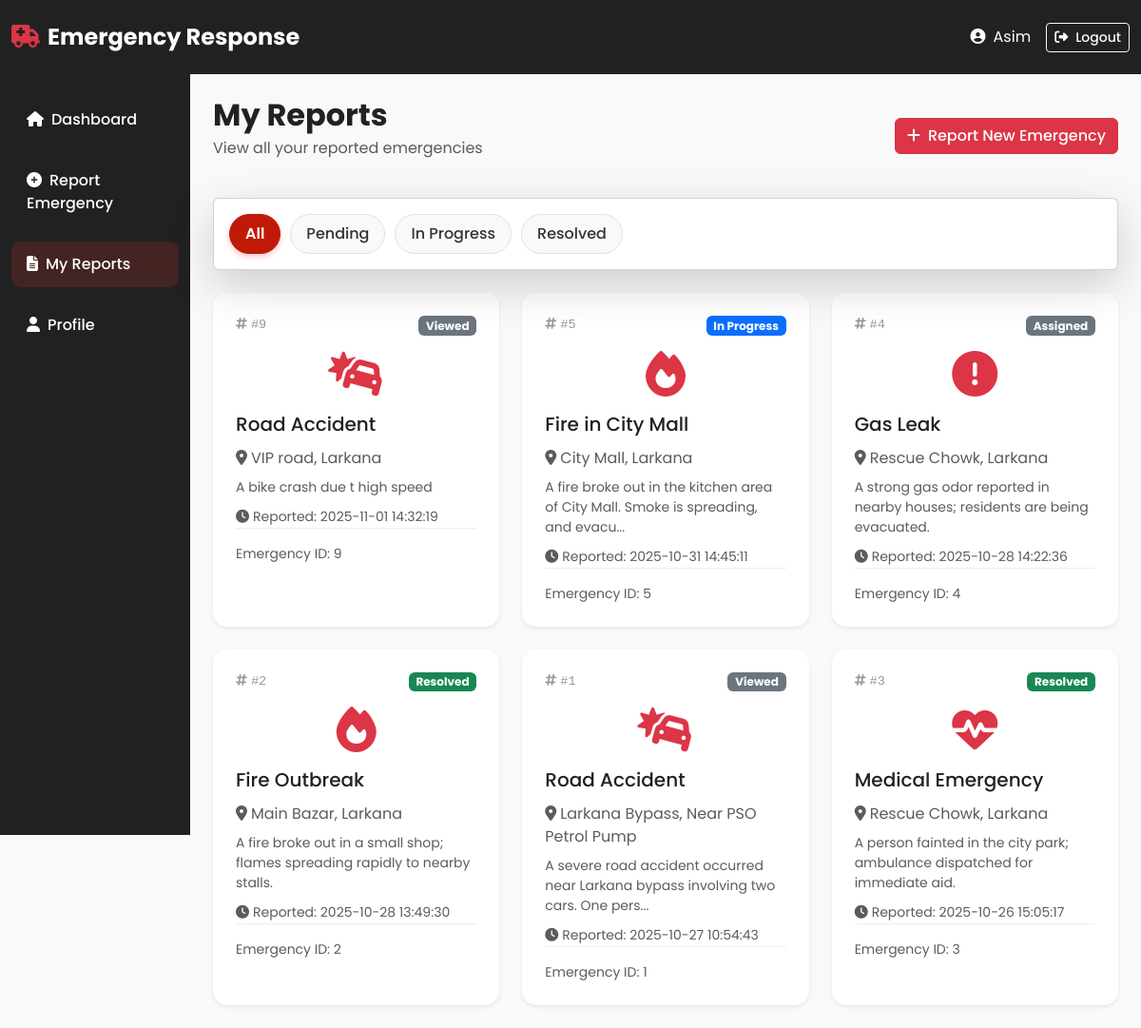
The page /citizen/my_reports.php (signed in) on the database its author committed.
### tables this page shows
CREATE TABLE `emergencies` (
  `Emergency_Id` int(11) NOT NULL,
  `User_Id` int(11) NOT NULL,
  `Emergency_Name` varchar(100) NOT NULL,
  `Description` varchar(500) NOT NULL,
  `Location` varchar(200) NOT NULL,
  `Emergency_Status` varchar(50) DEFAULT 'Pending',
  `Incident_Time` datetime NOT NULL,
  `Reported_Time` timestamp NOT NULL DEFAULT current_timestamp(),
  `Emergency_Department` varchar(100) DEFAULT NULL
);

### citizen/my_reports.php (the view, shortened to what this page needs)
<?php
include '../include/db.php';
$user_id = mysqli_real_escape_string($conn, $_SESSION['user_id']);
$filter_status = isset($_GET['status']) ? mysqli_real_escape_string($conn, $_GET['status']) : '';
$filter_condition = $filter_status != '' ? "AND Emergency_Status = '$filter_status'" : '';
$reports = mysqli_query($conn, "SELECT * FROM emergencies WHERE User_Id = '$user_id' $filter_condition ORDER BY Reported_Time DESC");
?>
<!DOCTYPE html>
<html lang="en">
<head>
  <link href="https://cdn.jsdelivr.net/npm/bootstrap@5.3.0/dist/css/bootstrap.min.css" rel="stylesheet">
  <link rel="stylesheet" href="https://cdnjs.cloudflare.com/ajax/libs/font-awesome/6.4.0/css/all.min.css">
  <link rel="stylesheet" href="../admin/style.css">
</head>
<body>
  <nav class="navbar navbar-expand-lg navbar-dark bg-dark-custom">
    <div class="container-fluid">
      <a class="navbar-brand fw-bold" href="#">
        <i class="fas fa-ambulance text-danger me-2"></i>Emergency Response
      </a>
      <div class="d-flex align-items-center">
        <span class="text-white me-3">
          <i class="fas fa-user-circle me-2"></i><?php echo htmlspecialchars($_SESSION['user_name']); ?>
        </span>
        <a href="../logout.php" class="btn btn-outline-light btn-sm">
          <i class="fas fa-sign-out-alt me-2"></i>Logout
        </a>
      </div>
    </div>
  </nav>
  <div class="container-fluid">
    <div class="row">
      <nav class="col-md-3 col-lg-2 bg-dark-custom sidebar vh-100 position-fixed pt-4">
        <ul class="nav flex-column">
          <li class="nav-item mb-2"><a class="nav-link text-white" href="dashboard.php"><i class="fas fa-home me-2"></i>Dashboard</a></li>
          <li class="nav-item mb-2"><a class="nav-link text-white" href="report_emergency.php"><i class="fas fa-plus-circle me-2"></i>Report Emergency</a></li>
          <li class="nav-item mb-2"><a class="nav-link active text-white" href="my_reports.php"><i class="fas fa-file-alt me-2"></i>My Reports</a></li>
          <li class="nav-item mb-2"><a class="nav-link text-white" href="profile.php"><i class="fas fa-user me-2"></i>Profile</a></li>
        </ul>
      </nav>
      <main class="col-md-9 col-lg-10 ms-auto px-4 py-4">
        <div class="d-flex justify-content-between align-items-center mb-4">
          <div>
            <h2 class="fw-bold mb-1">My Reports</h2>
            <p class="text-muted">View all your reported emergencies</p>
          </div>
          <a href="report_emergency.php" class="btn btn-danger">
            <i class="fas fa-plus me-2"></i>Report New Emergency
          </a>
        </div>
        <div class="card shadow-lg mb-4">
          <div class="card-body">
            <ul class="nav nav-pills filter-tabs" id="statusFilter">
              <li class="nav-item">
                <a class="nav-link <?php echo $filter_status == '' ? 'active' : ''; ?>" href="my_reports.php">All</a>
              </li>
              <li class="nav-item">
                <a class="nav-link <?php echo $filter_status == 'Pending' ? 'active' : ''; ?>" href="my_reports.php?status=Pending">Pending</a>
              </li>
              <li class="nav-item">
                <a class="nav-link <?php echo $filter_status == 'In Progress' ? 'active' : ''; ?>" href="my_reports.php?status=In Progress">In Progress</a>
              </li>
              <li class="nav-item">
                <a class="nav-link <?php echo $filter_status == 'Resolved' ? 'active' : ''; ?>" href="my_reports.php?status=Resolved">Resolved</a>
              </li>
            </ul>
          </div>
        </div>
        <div class="row g-4">
          <?php
          if(mysqli_num_rows($reports) > 0){
            while($r = mysqli_fetch_assoc($reports)){
              $badgeClass = match($r['Emergency_Status']) {
                'Pending' => 'bg-warning text-dark',
                'In Progress' => 'bg-primary',
                'Resolved' => 'bg-success',
                default => 'bg-secondary'
              };
              $icon = 'exclamation-circle';
              if (stripos($r['Emergency_Name'], 'fire') !== false) $icon = 'fire';
              elseif (stripos($r['Emergency_Name'], 'medical') !== false || stripos($r['Emergency_Name'], 'health') !== false) $icon = 'heartbeat';
              elseif (stripos($r['Emergency_Name'], 'accident') !== false || stripos($r['Emergency_Name'], 'crash') !== false) $icon = 'car-crash';
              elseif (stripos($r['Emergency_Name'], 'police') !== false || stripos($r['Emergency_Name'], 'crime') !== false) $icon = 'shield-alt';
              elseif (stripos($r['Emergency_Name'], 'natural') !== false) $icon = 'wind';
              echo "
              <div class='col-md-6 col-lg-4'>
                <div class='report-card shadow-sm'>
                  <div class='report-header'>
                    <span class='report-id'><i class='fas fa-hashtag me-1'></i>#{$r['Emergency_Id']}</span>
                    <span class='badge {$badgeClass}'>{$r['Emergency_Status']}</span>
                  </div>
                  <div class='report-body'>
                    <div class='text-center mb-3'>
                      <i class='fas fa-{$icon} fa-3x text-danger'></i>
                    </div>
                    <h5>{$r['Emergency_Name']}</h5>
                    <p class='text-muted mb-2'><i class='fas fa-map-marker-alt me-1'></i>{$r['Location']}</p>
                    ";
              if (!empty($r['Description'])) {
                $desc = substr($r['Description'], 0, 80);
                echo "<p class='text-muted small mb-2'>" . htmlspecialchars($desc) . (strlen($r['Description']) > 80 ? '...' : '') . "</p>";
              }
              echo "
                    <small class='text-muted'><i class='fas fa-clock me-1'></i>Reported: {$r['Reported_Time']}</small>
                  </div>
                  <div class='report-footer'>
                    <small class='text-muted'>Emergency ID: {$r['Emergency_Id']}</small>
                  </div>
                </div>
              </div>";
            }
          } else {
            echo "<div class='col-12'><div class='alert alert-info text-center'><i class='fas fa-info-circle me-2'></i>You haven't reported any emergencies yet. <a href='report_emergency.php' class='alert-link'>Report your first emergency</a></div></div>";
          }
          ?>
        </div>
      </main>
    </div>
  </div>
</body>
</html>

### admin/style.css (style rules this page uses)
:root { --primary-red: #D32F2F; --primary-dark: #212121; --primary-white: #F9F9F9; --primary-blue: #1976D2; --success-green: #2E7D32; --warning-orange: #F57C00; --danger-red: #C62828; }
* { margin: 0; padding: 0; box-sizing: border-box; }
body { font-family: 'Poppins', sans-serif; color: var(--primary-dark); background: var(--primary-white); }
.bg-dark-custom { background-color: var(--primary-dark) !important; }
.navbar { padding: 1rem 0; transition: all 0.3s ease; position: sticky; top: 0; z-index: 1000; }
.navbar-brand { font-size: 1.5rem; font-weight: 700; }
.nav-link { transition: all 0.3s ease; font-weight: 500; }
.sidebar { padding-top: 2rem; background: var(--primary-dark); }
.sidebar .nav-link { padding: 0.75rem 1rem; border-radius: 10px; margin-bottom: 0.5rem; color: rgba(255, 255, 255, 0.7); transition: all 0.3s ease; }
.sidebar .nav-link:hover, .sidebar .nav-link.active { background: rgba(211, 47, 47, 0.2); color: white; }
.filter-tabs .nav-link { color: #666; border: none; }
.filter-tabs .nav-link.active { background: var(--primary-red); color: white; }
.report-card { background: white; border-radius: 15px; padding: 1.5rem; box-shadow: 0 5px 15px rgba(0, 0, 0, 0.08); transition: all 0.3s ease; height: 100%; }
.report-header { display: flex; justify-content: space-between; align-items: center; margin-bottom: 1rem; }
.report-id { font-size: 0.85rem; color: #999; font-family: monospace; }
.report-body h5 { color: var(--primary-dark); margin-bottom: 0.75rem; }
.report-footer { display: flex; justify-content: space-between; align-items: center; padding-top: 1rem; border-top: 1px solid #eee; }
.btn { transition: all 0.3s ease; font-weight: 500; }
.card { transition: all 0.3s ease; }
html { scroll-behavior: smooth; }

### citizen/my_reports.php (style rules this page uses)
.filter-tabs .nav-link { color: #333 !important; background-color: #f8f9fa !important; border: 1px solid #dee2e6; border-radius: 30px; margin-right: 10px; transition: all 0.3s ease; font-weight: 500; }
.filter-tabs .nav-link.active { background-color: #c11907ff !important; color: #fff !important; border-color: #c11907ff !important; font-weight: 600; box-shadow: 0 3px 6px rgba(231, 76, 60, 0.3); }

### rows shown on the page
emergencies: Emergency_Id "9", Emergency_Status "Viewed", Emergency_Name "Road Accident", Location "VIP road, Larkana", Description "A bike crash due t high speed", Reported_Time "2025-11-01 14:32:19"
emergencies: Emergency_Id "5", Emergency_Status "In Progress", Emergency_Name "Fire in City Mall", Location "City Mall, Larkana", Description "A fire broke out in the kitchen area of City Mall. Smoke is spreading, and evacu", Reported_Time "2025-10-31 14:45:11"
emergencies: Emergency_Id "4", Emergency_Status "Assigned", Emergency_Name "Gas Leak", Location "Rescue Chowk, Larkana", Description "A strong gas odor reported in nearby houses; residents are being evacuated.", Reported_Time "2025-10-28 14:22:36"
emergencies: Emergency_Id "2", Emergency_Status "Resolved", Emergency_Name "Fire Outbreak", Location "Main Bazar, Larkana", Description "A fire broke out in a small shop; flames spreading rapidly to nearby stalls.", Reported_Time "2025-10-28 13:49:30"
emergencies: Emergency_Id "1", Emergency_Status "Viewed", Emergency_Name "Road Accident", Location "Larkana Bypass, Near PSO Petrol Pump", Description "A severe road accident occurred near Larkana bypass involving two cars. One pers", Reported_Time "2025-10-27 10:54:43"
emergencies: Emergency_Id "3", Emergency_Status "Resolved", Emergency_Name "Medical Emergency", Location "Rescue Chowk, Larkana", Description "A person fainted in the city park; ambulance dispatched for immediate aid.", Reported_Time "2025-10-26 15:05:17"

### other values the page prints
$_SESSION['user_name'] "Asim"
